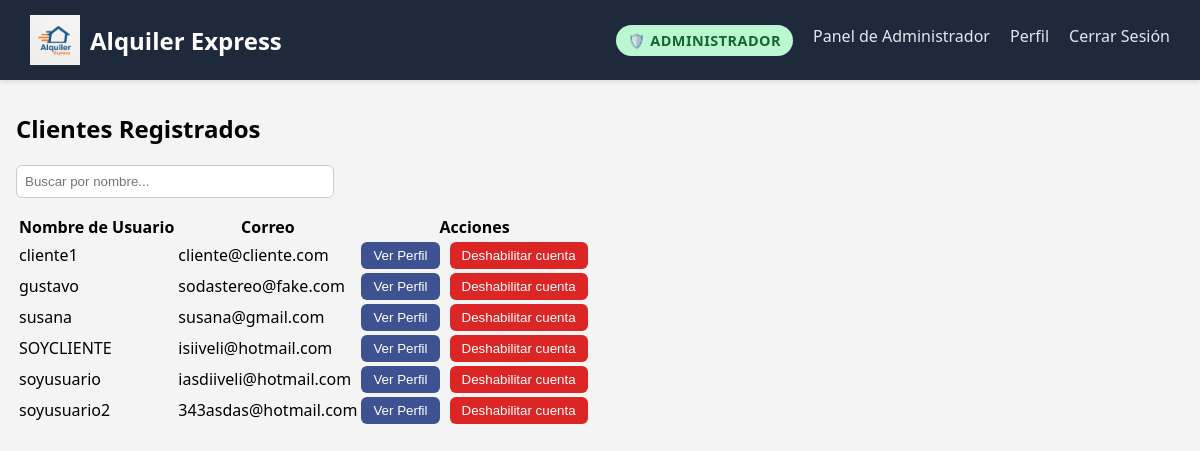
Before: /usuarios/panel-emp/lista-clientes/ (signed in) with the older database file.
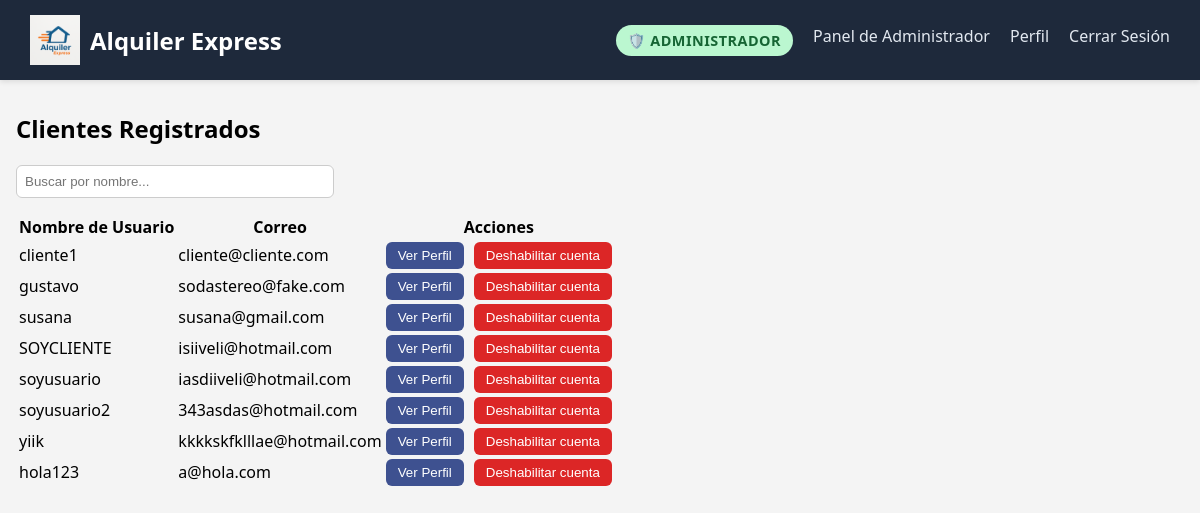
After: the same page with the newer database file.
### gestion_usuarios/models.py (models this page shows, shortened)
class Usuario(AbstractUser):
    dni = models.PositiveIntegerField(max_length=10, unique=True)
    telefono = models.PositiveIntegerField(max_length=20)

### gestion_usuarios/views.py (the view)
# urls.py: path('panel-emp/lista-clientes/', views.listar_clientes, name='lista-clientes'),
@login_required
@user_passes_test(es_empleado)
def listar_clientes(request):
    usuarios = Usuario.objects.filter(is_staff=False, is_superuser=False)
    return render(request, 'gestion_usuarios/lista-clientes.html', {'usuarios': usuarios})

### gestion_usuarios/views.py (called while the page is built)
def es_empleado(user):
    return user.is_authenticated and user.is_staff

### templates/gestion_usuarios/lista-clientes.html (shortened to what this page needs)
{% extends 'base.html' %}
{% load static %}
{% block content %}
<h2>Clientes Registrados</h2>
<input type="text" id="buscador" placeholder="Buscar por nombre..." style="margin-bottom: 15px; padding: 8px; width: 300px; border: 1px solid #ccc; border-radius: 6px;">
<table>
  <thead>
    <tr>
      <th>Nombre de Usuario</th>
      <th>Correo</th>
      <th>Acciones</th>
    </tr>
  </thead>
  <tbody id="tabla-clientes">
    {% for usuario in usuarios %}
    <tr>
      <td>{{ usuario.username }}</td>
      <td>{{ usuario.email }}</td>
      <td style="display: flex; gap: 10px;">
        <a href="{% url 'detalle-cliente' usuario.id %}">
          <button style="padding: 6px 12px; background-color: #3e5190; color: white; border: none; border-radius: 6px; cursor: pointer;">
            Ver Perfil
          </button>
        </a>
        {% if usuario.is_active %}
        <form method="post" action="{% url 'deshabilitar_usuario' usuario.id %}">
          <button type="submit" class="btn-deshabilitar"
            style="padding: 6px 12px; background-color: #dc2626; color: white; border: none; border-radius: 6px; cursor: pointer;">
            Deshabilitar cuenta
          </button>
        </form>
        {% endif %}
      </td>
    </tr>
    {% empty %}
    <tr><td colspan="3">No hay clientes registrados.</td></tr>
    {% endfor %}
  </tbody>
</table>
{% endblock %}

Changed rows visible on the page:
now on this page (row edited): Usuario: username "yiik", email "kkkkskfklllae@hotmail.com", is_active "Deshabilitar cuenta"
now on this page (row edited): Usuario: username "hola123", email "a@hola.com", is_active "Deshabilitar cuenta"
